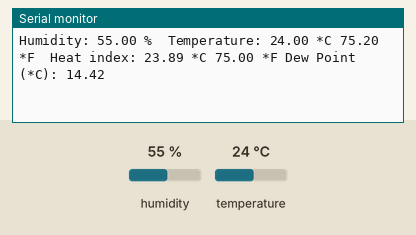
Simulated run of this sketch. Board: Arduino Uno, built with avr-gcc and run on an emulated ATmega328P. On the bench: the last lines printed to the serial monitor. The inputs (shaded band) are chosen by the test bench; at power-on: humidity 55 %, temperature 24 °C.

Above: at 4.8 s.
4.9 s: humidity set to 22 %
At 7.4 s:
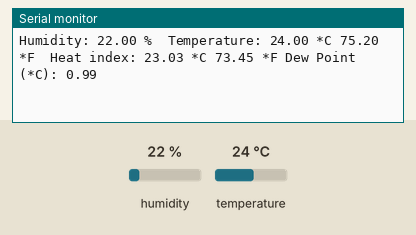
7.9 s: temperature set to 41 °C
At 8.7 s:
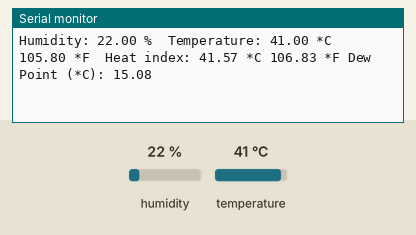
14.4 s: humidity set to 40 %
At 15.6 s:
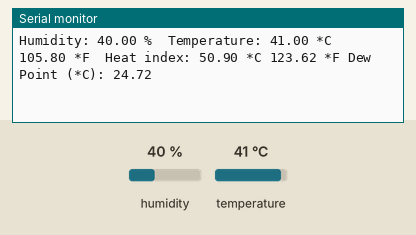
Timing chart, 0 to 17.4 s (numbered marks = the images above; inputs shaded):
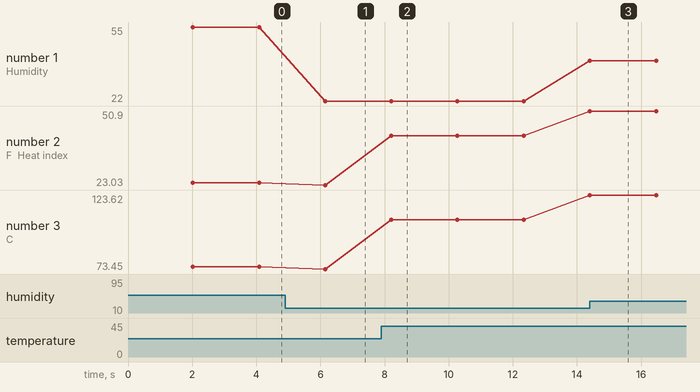

The sketch:

DHT-Testing.ino
```cpp
double dewPoint(double celsius, double humidity)
{
  // (1) Saturation Vapor Pressure = ESGG(T)
  double RATIO = 373.15 / (273.15 + celsius);
  double RHS = -7.90298 * (RATIO - 1);
  RHS += 5.02808 * log10(RATIO);
  RHS += -1.3816e-7 * (pow(10, (11.344 * (1 - 1 / RATIO ))) - 1) ;
  RHS += 8.1328e-3 * (pow(10, (-3.49149 * (RATIO - 1))) - 1) ;
  RHS += log10(1013.246);

  // factor -3 is to adjust units - Vapor Pressure SVP * humidity
  double VP = pow(10, RHS - 3) * humidity;

  // (2) DEWPOINT = F(Vapor Pressure)
  double T = log(VP / 0.61078); // temp var
  return (241.88 * T) / (17.558 - T);
}

// Example testing sketch for various DHT humidity/temperature sensors


#include "DHT.h"

#define DHTPIN 9 // what pin we're connected to

// Uncomment whatever type you're using!
#define DHTTYPE DHT11 // DHT 11
//#define DHTTYPE DHT22 // DHT 22 (AM2302)
//#define DHTTYPE DHT21 // DHT 21 (AM2301)

// Connect pin 1 (on the left) of the sensor to +5V
// NOTE: If using a board with 3.3V logic like an Arduino Due connect pin 1
// to 3.3V instead of 5V!
// Connect pin 2 of the sensor to whatever your DHTPIN is
// Connect pin 4 (on the right) of the sensor to GROUND
// Connect a 10K resistor from pin 2 (data) to pin 1 (power) of the sensor

// Initialize DHT sensor for normal 16mhz Arduino
DHT dht(DHTPIN, DHTTYPE);
// NOTE: For working with a faster chip, like an Arduino Due or Teensy, you
// might need to increase the threshold for cycle counts considered a 1 or 0.
// You can do this by passing a 3rd parameter for this threshold. It's a bit
// of fiddling to find the right value, but in general the faster the CPU the
// higher the value. The default for a 16mhz AVR is a value of 6. For an
// Arduino Due that runs at 84mhz a value of 30 works.
// Example to initialize DHT sensor for Arduino Due:
//DHT dht(DHTPIN, DHTTYPE, 30);

void setup() {
  Serial.begin(9600);
  Serial.println("DHTxx test!");

  dht.begin();
}

void loop() {
  // Wait a few seconds between measurements.
  delay(2000);

  // Reading temperature or humidity takes about 250 milliseconds!
  // Sensor readings may also be up to 2 seconds 'old' (its a very slow sensor)
  float h = dht.readHumidity();
  // Read temperature as Celsius
  float t = dht.readTemperature();
  // Read temperature as Fahrenheit
  float f = dht.readTemperature(true);

  // Check if any reads failed and exit early (to try again).
  if (isnan(h) || isnan(t) || isnan(f)) {
    Serial.println("Failed to read from DHT sensor!");
    return;
  }

  // Compute heat index
  // Must send in temp in Fahrenheit!
  float hi = dht.computeHeatIndex(f, h);
  float hiDegC = dht.convertFtoC(hi);

  Serial.print("Humidity: ");
  Serial.print(h);
  Serial.print(" %\t");
  Serial.print("Temperature: ");
  Serial.print(t);
  Serial.print(" *C ");
  Serial.print(f);
  Serial.print(" *F\t");
  Serial.print("Heat index: ");
  Serial.print(hiDegC);
  Serial.print(" *C ");
  Serial.print(hi);
  Serial.print(" *F ");
  Serial.print("Dew Point (*C): ");
  Serial.println(dewPoint(t, h));
}
```

Measured:
- after the input at 4.9 s, the serial monitor: prints a new line after 1.2 s (image 1)
- after the input at 7.9 s, the serial monitor: prints a new line after 0.31 s (image 2)
- after the input at 14.4 s, the serial monitor: prints a new line at once (image 3)
- plotted number 1: 55 → 22 after the input at 4.9 s, 22 → 40 after the input at 14.4 s
- plotted number 2: 23.89 → 23.03 after the input at 4.9 s, 23.03 → 41.57 after the input at 7.9 s, 41.57 → 50.9 after the input at 14.4 s
- plotted number 3: 75 → 73.45 after the input at 4.9 s, 73.45 → 106.83 after the input at 7.9 s, 106.83 → 123.62 after the input at 14.4 s
